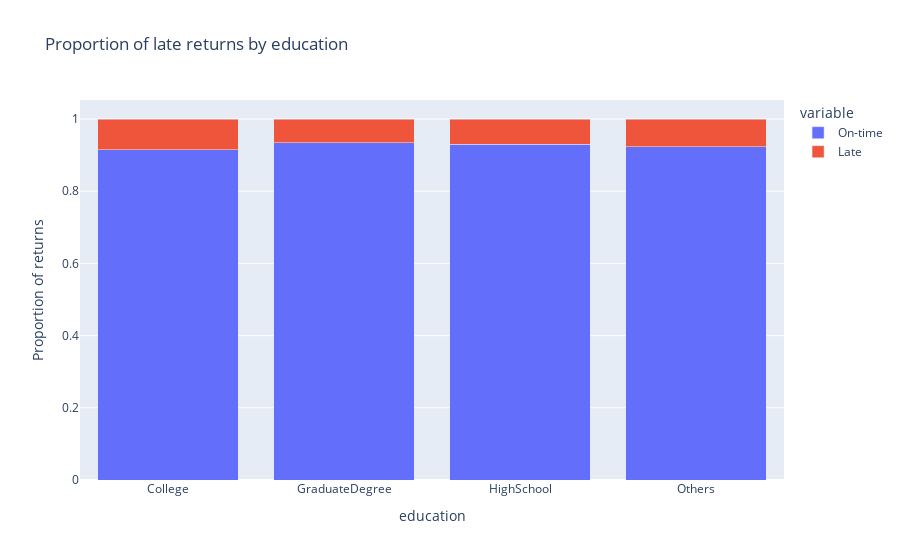
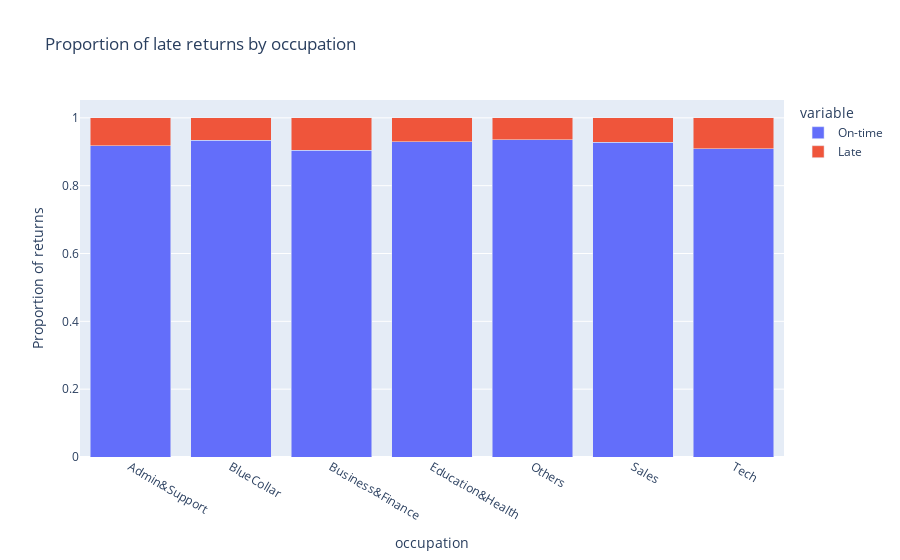
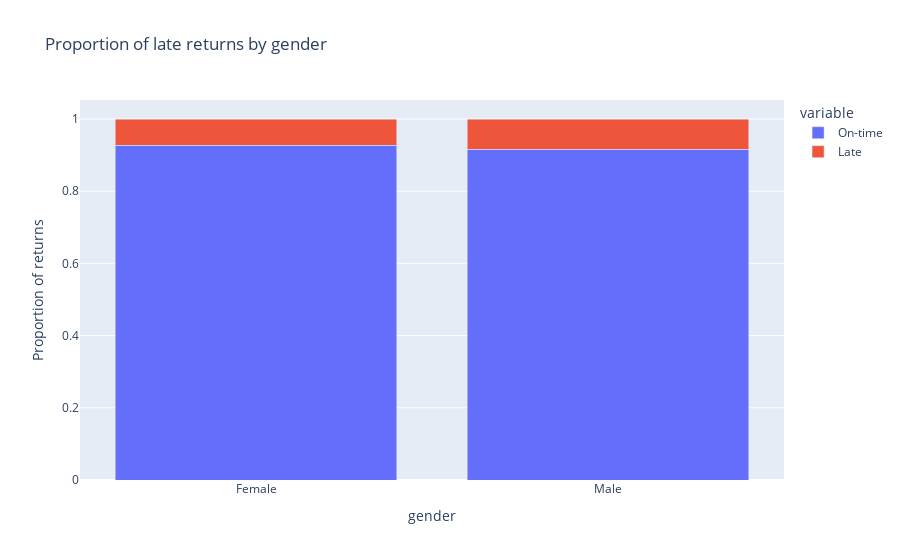
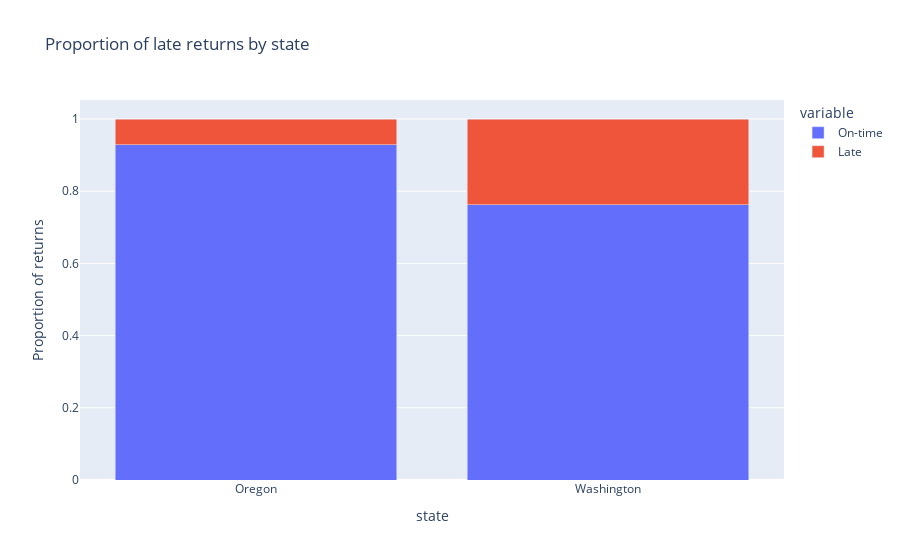

Write notebook code for charts like these, in order.
### Markdown cell above
* Based on the calculations, only 7.5% of the total number of returns are consifered late. In the beginning I was thinking that I should directly consider models that show a correlation between various socio-economic data and book characteristics, but based on this low percentage of late returns I will first consider basic data analysis.

### Code cell
import plotly.express as px

def proportion_late_returns_by_column(df, column_name):
    column_counts = df.groupby(column_name)['late'].value_counts(normalize=True).unstack()
    
    # Rename the columns for clarity
    column_counts.columns = ['On-time', 'Late']
    
    # Create a stacked bar chart
    fig = px.bar(column_counts, x=column_counts.index, y=['On-time', 'Late'], 
                 barmode='stack', title=f'Proportion of late returns by {column_name}')
    
    # Set the x-axis and y-axis labels
    fig.update_layout(xaxis_title=column_name, yaxis_title='Proportion of returns')
    
    # Display the chart
    fig.show()
    
    
proportion_late_returns_by_column(df, 'education')
proportion_late_returns_by_column(df, 'occupation')
proportion_late_returns_by_column(df, 'gender')
proportion_late_returns_by_column(df, 'state')
proportion_late_returns_by_column(df, 'city')

### Figure 1 — Plotly figure (JSON) as saved in the notebook; plotly's stock layout.template omitted (floating-point values rounded to 4 significant figures)
{"data": [{"alignmentgroup": "True", "hovertemplate": "variable=On-time<br>education=%{x}<br>value=%{y}<extra></extra>", "legendgroup": "On-time", "marker": {"color": "#636efa", "pattern": {"shape": ""}}, "name": "On-time", "offsetgroup": "On-time", "orientation": "v", "showlegend": true, "textposition": "auto", "type": "bar", "x": ["College", "GraduateDegree", "HighSchool", "Others"], "xaxis": "x", "y": [0.9151, 0.9341, 0.9302, 0.9235], "yaxis": "y"}, {"alignmentgroup": "True", "hovertemplate": "variable=Late<br>education=%{x}<br>value=%{y}<extra></extra>", "legendgroup": "Late", "marker": {"color": "#EF553B", "pattern": {"shape": ""}}, "name": "Late", "offsetgroup": "Late", "orientation": "v", "showlegend": true, "textposition": "auto", "type": "bar", "x": ["College", "GraduateDegree", "HighSchool", "Others"], "xaxis": "x", "y": [0.08493, 0.0659, 0.06983, 0.0765], "yaxis": "y"}], "layout": {"autosize": true, "barmode": "stack", "legend": {"title": {"text": "variable"}, "tracegroupgap": 0}, "title": {"text": "Proportion of late returns by education"}, "xaxis": {"anchor": "y", "autorange": true, "domain": [0, 1], "range": [-0.5, 3.5], "title": {"text": "education"}, "type": "category"}, "yaxis": {"anchor": "x", "autorange": true, "domain": [0, 1], "range": [0, 1.053], "title": {"text": "Proportion of returns"}, "type": "linear"}}}

### Figure 2 — Plotly figure (JSON) as saved in the notebook; plotly's stock layout.template omitted (floating-point values rounded to 4 significant figures)
{"data": [{"alignmentgroup": "True", "hovertemplate": "variable=On-time<br>occupation=%{x}<br>value=%{y}<extra></extra>", "legendgroup": "On-time", "marker": {"color": "#636efa", "pattern": {"shape": ""}}, "name": "On-time", "offsetgroup": "On-time", "orientation": "v", "showlegend": true, "textposition": "auto", "type": "bar", "x": ["Admin&Support", "BlueCollar", "Business&Finance", "Education&Health", "Others", "Sales", "Tech"], "xaxis": "x", "y": [0.9174, 0.9337, 0.9038, 0.9292, 0.9352, 0.9286, 0.9091], "yaxis": "y"}, {"alignmentgroup": "True", "hovertemplate": "variable=Late<br>occupation=%{x}<br>value=%{y}<extra></extra>", "legendgroup": "Late", "marker": {"color": "#EF553B", "pattern": {"shape": ""}}, "name": "Late", "offsetgroup": "Late", "orientation": "v", "showlegend": true, "textposition": "auto", "type": "bar", "x": ["Admin&Support", "BlueCollar", "Business&Finance", "Education&Health", "Others", "Sales", "Tech"], "xaxis": "x", "y": [0.08261, 0.06633, 0.09615, 0.07075, 0.06481, 0.07143, 0.09091], "yaxis": "y"}], "layout": {"autosize": true, "barmode": "stack", "legend": {"title": {"text": "variable"}, "tracegroupgap": 0}, "title": {"text": "Proportion of late returns by occupation"}, "xaxis": {"anchor": "y", "autorange": true, "domain": [0, 1], "range": [-0.5, 6.5], "title": {"text": "occupation"}, "type": "category"}, "yaxis": {"anchor": "x", "autorange": true, "domain": [0, 1], "range": [0, 1.053], "title": {"text": "Proportion of returns"}, "type": "linear"}}}

### Figure 3 — Plotly figure (JSON) as saved in the notebook; plotly's stock layout.template omitted (floating-point values rounded to 4 significant figures)
{"data": [{"alignmentgroup": "True", "hovertemplate": "variable=On-time<br>gender=%{x}<br>value=%{y}<extra></extra>", "legendgroup": "On-time", "marker": {"color": "#636efa", "pattern": {"shape": ""}}, "name": "On-time", "offsetgroup": "On-time", "orientation": "v", "showlegend": true, "textposition": "auto", "type": "bar", "x": ["Female", "Male"], "xaxis": "x", "y": [0.9271, 0.9167], "yaxis": "y"}, {"alignmentgroup": "True", "hovertemplate": "variable=Late<br>gender=%{x}<br>value=%{y}<extra></extra>", "legendgroup": "Late", "marker": {"color": "#EF553B", "pattern": {"shape": ""}}, "name": "Late", "offsetgroup": "Late", "orientation": "v", "showlegend": true, "textposition": "auto", "type": "bar", "x": ["Female", "Male"], "xaxis": "x", "y": [0.07287, 0.08333], "yaxis": "y"}], "layout": {"autosize": true, "barmode": "stack", "legend": {"title": {"text": "variable"}, "tracegroupgap": 0}, "title": {"text": "Proportion of late returns by gender"}, "xaxis": {"anchor": "y", "autorange": true, "domain": [0, 1], "range": [-0.5, 1.5], "title": {"text": "gender"}, "type": "category"}, "yaxis": {"anchor": "x", "autorange": true, "domain": [0, 1], "range": [0, 1.053], "title": {"text": "Proportion of returns"}, "type": "linear"}}}

### Figure 4 — Plotly figure (JSON) as saved in the notebook; plotly's stock layout.template omitted (floating-point values rounded to 4 significant figures)
{"data": [{"alignmentgroup": "True", "hovertemplate": "variable=On-time<br>state=%{x}<br>value=%{y}<extra></extra>", "legendgroup": "On-time", "marker": {"color": "#636efa", "pattern": {"shape": ""}}, "name": "On-time", "offsetgroup": "On-time", "orientation": "v", "showlegend": true, "textposition": "auto", "type": "bar", "x": ["Oregon", "Washington"], "xaxis": "x", "y": [0.9289, 0.7632], "yaxis": "y"}, {"alignmentgroup": "True", "hovertemplate": "variable=Late<br>state=%{x}<br>value=%{y}<extra></extra>", "legendgroup": "Late", "marker": {"color": "#EF553B", "pattern": {"shape": ""}}, "name": "Late", "offsetgroup": "Late", "orientation": "v", "showlegend": true, "textposition": "auto", "type": "bar", "x": ["Oregon", "Washington"], "xaxis": "x", "y": [0.07105, 0.2368], "yaxis": "y"}], "layout": {"autosize": true, "barmode": "stack", "legend": {"title": {"text": "variable"}, "tracegroupgap": 0}, "title": {"text": "Proportion of late returns by state"}, "xaxis": {"anchor": "y", "autorange": true, "domain": [0, 1], "range": [-0.5, 1.5], "title": {"text": "state"}, "type": "category"}, "yaxis": {"anchor": "x", "autorange": true, "domain": [0, 1], "range": [0, 1.053], "title": {"text": "Proportion of returns"}, "type": "linear"}}}
